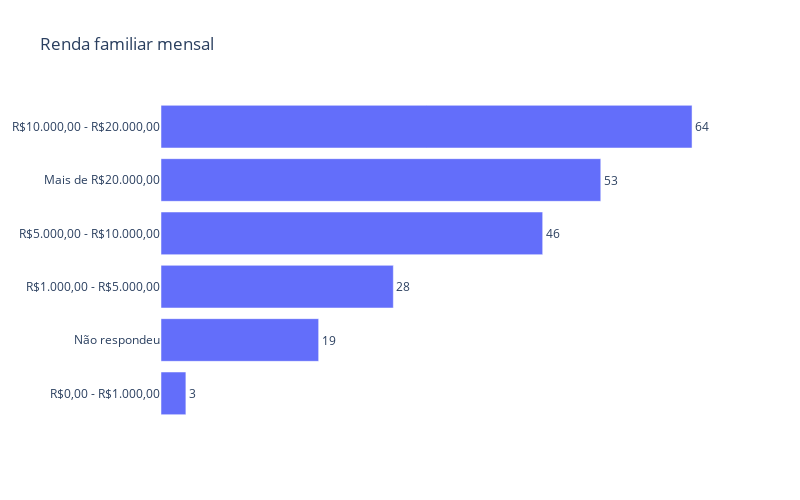

Notebook code for this chart:
### Code cell
df_renda = df.renda.value_counts()
fig = go.Figure(go.Bar(y=df_renda.index[::-1], x=df_renda.values[::-1], orientation="h", name="",
                       text=df_renda.values[::-1], textposition="outside",))
fig.update_layout(template="plotly_white",
                title="Renda familiar mensal", 
                yaxis={"showgrid": False,},
                xaxis={"showgrid": False,
                       "visible": False},
                width=800,
                height=500,
                )
            
fig.show()

### Figure 1 — Plotly figure (JSON) as saved in the notebook; plotly's stock layout.template omitted (floating-point values rounded to 4 significant figures)
{"data": [{"name": "", "orientation": "h", "text": [3, 19, 28, 46, 53, 64], "textposition": "outside", "type": "bar", "x": [3, 19, 28, 46, 53, 64], "y": ["R$0,00 - R$1.000,00", "Não respondeu", "R$1.000,00 - R$5.000,00", "R$5.000,00 - R$10.000,00", "Mais de R$20.000,00", "R$10.000,00 - R$20.000,00"]}], "layout": {"height": 500, "title": {"text": "Renda familiar mensal"}, "width": 800, "xaxis": {"showgrid": false, "visible": false}, "yaxis": {"showgrid": false}}}
